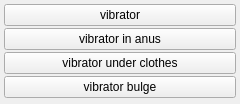
<?xml version="1.0" encoding="UTF-8"?>
<ui version="4.0">
 <class>objects_vibrator_menu</class>
 <widget class="QWidget" name="objects_vibrator_menu">
  <property name="geometry">
   <rect><x>0</x><y>0</y><width>240</width><height>104</height></rect>
  </property>
  <layout class="QGridLayout" name="grid">
   <property name="leftMargin"><number>4</number></property>
   <property name="topMargin"><number>4</number></property>
   <property name="rightMargin"><number>4</number></property>
   <property name="bottomMargin"><number>4</number></property>
   <property name="horizontalSpacing"><number>2</number></property>
   <property name="verticalSpacing"><number>2</number></property>
   <item row="0" column="0">
    <widget class="QPushButton" name="chk_vibrator">
     <property name="checkable"><bool>true</bool></property>
     <property name="text"><string>vibrator</string></property>
     <property name="tags" stdset="0"><string>vibrator</string></property>
     <property name="group" stdset="0"><string>obj_vibrator</string></property>
    </widget>
   </item>
   <item row="1" column="0">
    <widget class="QPushButton" name="chk_vibrator_in_anus">
     <property name="checkable"><bool>true</bool></property>
     <property name="text"><string>vibrator in anus</string></property>
     <property name="tags" stdset="0"><string>vibrator in anus</string></property>
     <property name="group" stdset="0"><string>obj_vibrator</string></property>
    </widget>
   </item>
   <item row="2" column="0">
    <widget class="QPushButton" name="chk_vibrator_under_clothes">
     <property name="checkable"><bool>true</bool></property>
     <property name="text"><string>vibrator under clothes</string></property>
     <property name="tags" stdset="0"><string>vibrator under clothes</string></property>
     <property name="group" stdset="0"><string>obj_vibrator</string></property>
    </widget>
   </item>
   <item row="3" column="0">
    <widget class="QPushButton" name="chk_vibrator_bulge">
     <property name="checkable"><bool>true</bool></property>
     <property name="text"><string>vibrator bulge</string></property>
     <property name="tags" stdset="0"><string>vibrator bulge</string></property>
     <property name="group" stdset="0"><string>obj_vibrator</string></property>
    </widget>
   </item>
  </layout>
 </widget>
 <resources/>
 <connections/>
</ui>
